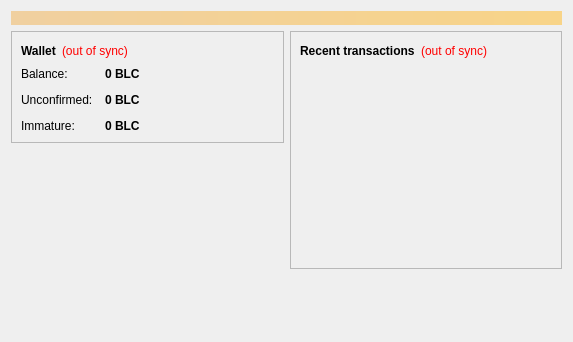
<?xml version="1.0" encoding="UTF-8"?>
<ui version="4.0">
 <class>OverviewPage</class>
 <widget class="QWidget" name="OverviewPage">
  <property name="geometry">
   <rect>
    <x>0</x>
    <y>0</y>
    <width>573</width>
    <height>342</height>
   </rect>
  </property>
  <property name="windowTitle">
   <string>Form</string>
  </property>
  <layout class="QVBoxLayout" name="topLayout">
   <item>
    <widget class="QLabel" name="labelAlerts">
     <property name="visible">
      <bool>false</bool>
     </property>
     <property name="styleSheet">
      <string notr="true">background-color: qlineargradient(x1: 0, y1: 0, x2: 1, y2: 0, stop:0 #F0D0A0, stop:1 #F8D488); color:#000000;</string>
     </property>
     <property name="wordWrap">
      <bool>true</bool>
     </property>
     <property name="margin">
      <number>3</number>
     </property>
    </widget>
   </item>
   <item>
    <layout class="QHBoxLayout" name="horizontalLayout" stretch="1,1">
     <item>
      <layout class="QVBoxLayout" name="verticalLayout_2">
       <item>
        <widget class="QFrame" name="frame">
         <property name="frameShape">
          <enum>QFrame::StyledPanel</enum>
         </property>
         <property name="frameShadow">
          <enum>QFrame::Raised</enum>
         </property>
         <layout class="QVBoxLayout" name="verticalLayout_4">
          <item>
           <layout class="QHBoxLayout" name="horizontalLayout_4">
            <item>
             <widget class="QLabel" name="label_5">
              <property name="font">
               <font>
                <weight>75</weight>
                <bold>true</bold>
               </font>
              </property>
              <property name="text">
               <string>Wallet</string>
              </property>
             </widget>
            </item>
            <item>
             <widget class="QLabel" name="labelWalletStatus">
              <property name="toolTip">
               <string>The displayed information may be out of date. Your wallet automatically synchronizes with the SpaceBucks network after a connection is established, but this process has not completed yet.</string>
              </property>
              <property name="styleSheet">
               <string notr="true">QLabel { color: red; }</string>
              </property>
              <property name="text">
               <string notr="true">(out of sync)</string>
              </property>
              <property name="alignment">
               <set>Qt::AlignLeading|Qt::AlignLeft|Qt::AlignVCenter</set>
              </property>
             </widget>
            </item>
            <item>
             <spacer name="horizontalSpacer_2">
              <property name="orientation">
               <enum>Qt::Horizontal</enum>
              </property>
              <property name="sizeHint" stdset="0">
               <size>
                <width>40</width>
                <height>20</height>
               </size>
              </property>
             </spacer>
            </item>
           </layout>
          </item>
          <item>
           <layout class="QFormLayout" name="formLayout_2">
            <property name="fieldGrowthPolicy">
             <enum>QFormLayout::AllNonFixedFieldsGrow</enum>
            </property>
            <property name="horizontalSpacing">
             <number>12</number>
            </property>
            <property name="verticalSpacing">
             <number>12</number>
            </property>
            <item row="0" column="0">
             <widget class="QLabel" name="label">
              <property name="text">
               <string>Balance:</string>
              </property>
             </widget>
            </item>
            <item row="0" column="1">
             <widget class="QLabel" name="labelBalance">
              <property name="font">
               <font>
                <weight>75</weight>
                <bold>true</bold>
               </font>
              </property>
              <property name="cursor">
               <cursorShape>IBeamCursor</cursorShape>
              </property>
              <property name="toolTip">
               <string>Your current balance</string>
              </property>
              <property name="text">
               <string notr="true">0 BLC</string>
              </property>
              <property name="textInteractionFlags">
               <set>Qt::LinksAccessibleByMouse|Qt::TextSelectableByKeyboard|Qt::TextSelectableByMouse</set>
              </property>
             </widget>
            </item>
            <item row="1" column="0">
             <widget class="QLabel" name="label_3">
              <property name="text">
               <string>Unconfirmed:</string>
              </property>
             </widget>
            </item>
            <item row="1" column="1">
             <widget class="QLabel" name="labelUnconfirmed">
              <property name="font">
               <font>
                <weight>75</weight>
                <bold>true</bold>
               </font>
              </property>
              <property name="cursor">
               <cursorShape>IBeamCursor</cursorShape>
              </property>
              <property name="toolTip">
               <string>Total of transactions that have yet to be confirmed, and do not yet count toward the current balance</string>
              </property>
              <property name="text">
               <string notr="true">0 BLC</string>
              </property>
              <property name="textInteractionFlags">
               <set>Qt::LinksAccessibleByMouse|Qt::TextSelectableByKeyboard|Qt::TextSelectableByMouse</set>
              </property>
             </widget>
            </item>
            <item row="2" column="0">
             <widget class="QLabel" name="labelImmatureText">
              <property name="text">
               <string>Immature:</string>
              </property>
             </widget>
            </item>
            <item row="2" column="1">
             <widget class="QLabel" name="labelImmature">
              <property name="font">
               <font>
                <weight>75</weight>
                <bold>true</bold>
               </font>
              </property>
              <property name="toolTip">
               <string>Mined balance that has not yet matured</string>
              </property>
              <property name="text">
               <string notr="true">0 BLC</string>
              </property>
              <property name="textInteractionFlags">
               <set>Qt::LinksAccessibleByMouse|Qt::TextSelectableByKeyboard|Qt::TextSelectableByMouse</set>
              </property>
             </widget>
            </item>
           </layout>
          </item>
         </layout>
        </widget>
       </item>
       <item>
        <spacer name="verticalSpacer">
         <property name="orientation">
          <enum>Qt::Vertical</enum>
         </property>
         <property name="sizeHint" stdset="0">
          <size>
           <width>20</width>
           <height>40</height>
          </size>
         </property>
        </spacer>
       </item>
      </layout>
     </item>
     <item>
      <layout class="QVBoxLayout" name="verticalLayout_3">
       <item>
        <widget class="QFrame" name="frame_2">
         <property name="frameShape">
          <enum>QFrame::StyledPanel</enum>
         </property>
         <property name="frameShadow">
          <enum>QFrame::Raised</enum>
         </property>
         <layout class="QVBoxLayout" name="verticalLayout">
          <item>
           <layout class="QHBoxLayout" name="horizontalLayout_2">
            <item>
             <widget class="QLabel" name="label_4">
              <property name="text">
               <string>&lt;b&gt;Recent transactions&lt;/b&gt;</string>
              </property>
             </widget>
            </item>
            <item>
             <widget class="QLabel" name="labelTransactionsStatus">
              <property name="toolTip">
               <string>The displayed information may be out of date. Your wallet automatically synchronizes with the SpaceBucks network after a connection is established, but this process has not completed yet.</string>
              </property>
              <property name="styleSheet">
               <string notr="true">QLabel { color: red; }</string>
              </property>
              <property name="text">
               <string notr="true">(out of sync)</string>
              </property>
              <property name="alignment">
               <set>Qt::AlignRight|Qt::AlignTrailing|Qt::AlignVCenter</set>
              </property>
             </widget>
            </item>
            <item>
             <spacer name="horizontalSpacer">
              <property name="orientation">
               <enum>Qt::Horizontal</enum>
              </property>
              <property name="sizeHint" stdset="0">
               <size>
                <width>40</width>
                <height>20</height>
               </size>
              </property>
             </spacer>
            </item>
           </layout>
          </item>
          <item>
           <widget class="QListView" name="listTransactions">
            <property name="styleSheet">
             <string notr="true">QListView { background: transparent; }</string>
            </property>
            <property name="frameShape">
             <enum>QFrame::NoFrame</enum>
            </property>
            <property name="verticalScrollBarPolicy">
             <enum>Qt::ScrollBarAlwaysOff</enum>
            </property>
            <property name="horizontalScrollBarPolicy">
             <enum>Qt::ScrollBarAlwaysOff</enum>
            </property>
            <property name="selectionMode">
             <enum>QAbstractItemView::NoSelection</enum>
            </property>
           </widget>
          </item>
         </layout>
        </widget>
       </item>
       <item>
        <spacer name="verticalSpacer_2">
         <property name="orientation">
          <enum>Qt::Vertical</enum>
         </property>
         <property name="sizeHint" stdset="0">
          <size>
           <width>20</width>
           <height>40</height>
          </size>
         </property>
        </spacer>
       </item>
      </layout>
     </item>
    </layout>
   </item>
  </layout>
 </widget>
 <resources/>
 <connections/>
</ui>
